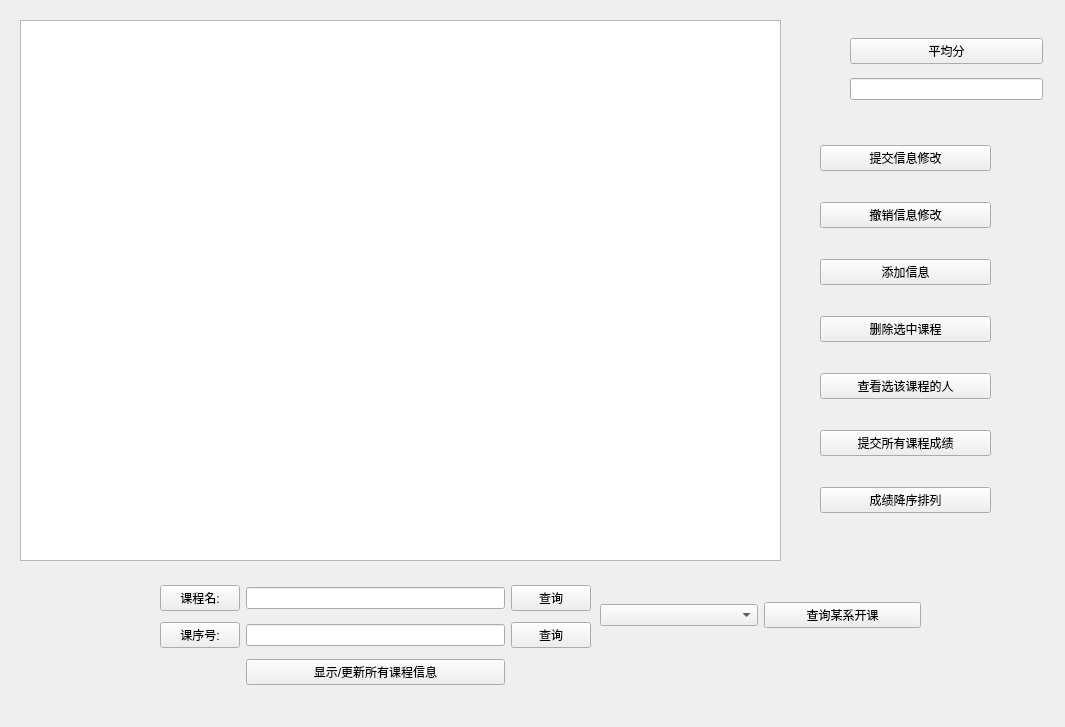
<?xml version="1.0" encoding="UTF-8"?>
<ui version="4.0">
 <class>searchInfoLessons</class>
 <widget class="QWidget" name="searchInfoLessons">
  <property name="geometry">
   <rect>
    <x>0</x>
    <y>0</y>
    <width>1065</width>
    <height>727</height>
   </rect>
  </property>
  <property name="windowTitle">
   <string>Form</string>
  </property>
  <widget class="QTableView" name="tableView">
   <property name="geometry">
    <rect>
     <x>20</x>
     <y>20</y>
     <width>761</width>
     <height>541</height>
    </rect>
   </property>
  </widget>
  <widget class="QWidget" name="widget" native="true">
   <property name="geometry">
    <rect>
     <x>820</x>
     <y>120</y>
     <width>171</width>
     <height>421</height>
    </rect>
   </property>
   <layout class="QVBoxLayout" name="verticalLayout">
    <item>
     <widget class="QPushButton" name="pushButton">
      <property name="styleSheet">
       <string notr="true">font: 9pt &quot;黑体&quot;;</string>
      </property>
      <property name="text">
       <string>提交信息修改</string>
      </property>
     </widget>
    </item>
    <item>
     <widget class="QPushButton" name="pushButton_2">
      <property name="styleSheet">
       <string notr="true">font: 9pt &quot;黑体&quot;;</string>
      </property>
      <property name="text">
       <string>撤销信息修改</string>
      </property>
     </widget>
    </item>
    <item>
     <widget class="QPushButton" name="pushButton_3">
      <property name="styleSheet">
       <string notr="true">font: 9pt &quot;黑体&quot;;</string>
      </property>
      <property name="text">
       <string>添加信息</string>
      </property>
     </widget>
    </item>
    <item>
     <widget class="QPushButton" name="pushButton_4">
      <property name="styleSheet">
       <string notr="true">font: 9pt &quot;黑体&quot;;</string>
      </property>
      <property name="text">
       <string>删除选中课程</string>
      </property>
     </widget>
    </item>
    <item>
     <widget class="QPushButton" name="pushButton_7">
      <property name="styleSheet">
       <string notr="true">font: 9pt &quot;黑体&quot;;</string>
      </property>
      <property name="text">
       <string>查看选该课程的人</string>
      </property>
     </widget>
    </item>
    <item>
     <widget class="QPushButton" name="pushButton_9">
      <property name="styleSheet">
       <string notr="true">font: 9pt &quot;黑体&quot;;</string>
      </property>
      <property name="text">
       <string>提交所有课程成绩</string>
      </property>
     </widget>
    </item>
    <item>
     <widget class="QPushButton" name="pushButton_13">
      <property name="styleSheet">
       <string notr="true">font: 9pt &quot;黑体&quot;;</string>
      </property>
      <property name="text">
       <string>成绩降序排列</string>
      </property>
     </widget>
    </item>
   </layout>
  </widget>
  <widget class="QWidget" name="widget_2" native="true">
   <property name="geometry">
    <rect>
     <x>160</x>
     <y>580</y>
     <width>431</width>
     <height>111</height>
    </rect>
   </property>
   <layout class="QGridLayout" name="gridLayout">
    <item row="0" column="2">
     <widget class="QPushButton" name="pushButton_5">
      <property name="styleSheet">
       <string notr="true">font: 9pt &quot;黑体&quot;;</string>
      </property>
      <property name="text">
       <string>查询</string>
      </property>
     </widget>
    </item>
    <item row="1" column="1">
     <widget class="QLineEdit" name="lineEdit_search_number"/>
    </item>
    <item row="2" column="1">
     <widget class="QPushButton" name="pushButton_8">
      <property name="styleSheet">
       <string notr="true">font: 9pt &quot;黑体&quot;;</string>
      </property>
      <property name="text">
       <string>显示/更新所有课程信息</string>
      </property>
     </widget>
    </item>
    <item row="0" column="1">
     <widget class="QLineEdit" name="lineEdit_search_name"/>
    </item>
    <item row="1" column="2">
     <widget class="QPushButton" name="pushButton_6">
      <property name="styleSheet">
       <string notr="true">font: 9pt &quot;黑体&quot;;</string>
      </property>
      <property name="text">
       <string>查询</string>
      </property>
     </widget>
    </item>
    <item row="0" column="0">
     <widget class="QPushButton" name="pushButton_10">
      <property name="styleSheet">
       <string notr="true">font: 9pt &quot;黑体&quot;;</string>
      </property>
      <property name="text">
       <string>课程名:</string>
      </property>
     </widget>
    </item>
    <item row="1" column="0">
     <widget class="QPushButton" name="pushButton_11">
      <property name="styleSheet">
       <string notr="true">font: 9pt &quot;黑体&quot;;</string>
      </property>
      <property name="text">
       <string>课序号:</string>
      </property>
     </widget>
    </item>
   </layout>
  </widget>
  <widget class="QLabel" name="label_3">
   <property name="geometry">
    <rect>
     <x>0</x>
     <y>0</y>
     <width>1065</width>
     <height>727</height>
    </rect>
   </property>
   <property name="text">
    <string/>
   </property>
  </widget>
  <widget class="QWidget" name="widget_4" native="true">
   <property name="geometry">
    <rect>
     <x>600</x>
     <y>590</y>
     <width>321</width>
     <height>50</height>
    </rect>
   </property>
   <layout class="QHBoxLayout" name="horizontalLayout">
    <item>
     <widget class="QComboBox" name="comboBox_depart"/>
    </item>
    <item>
     <widget class="QPushButton" name="pushButton_12">
      <property name="styleSheet">
       <string notr="true">font: 9pt &quot;黑体&quot;;</string>
      </property>
      <property name="text">
       <string>查询某系开课</string>
      </property>
     </widget>
    </item>
   </layout>
  </widget>
  <widget class="QWidget" name="widget_average" native="true">
   <property name="geometry">
    <rect>
     <x>850</x>
     <y>30</y>
     <width>193</width>
     <height>78</height>
    </rect>
   </property>
   <layout class="QVBoxLayout" name="verticalLayout_2">
    <item>
     <widget class="QPushButton" name="pushButton_14">
      <property name="styleSheet">
       <string notr="true">font: 9pt &quot;黑体&quot;;</string>
      </property>
      <property name="text">
       <string>平均分</string>
      </property>
     </widget>
    </item>
    <item>
     <widget class="QLineEdit" name="lineEdit_average"/>
    </item>
   </layout>
  </widget>
  <zorder>label_3</zorder>
  <zorder>tableView</zorder>
  <zorder>widget</zorder>
  <zorder>widget_2</zorder>
  <zorder>widget_4</zorder>
  <zorder>widget_average</zorder>
 </widget>
 <resources/>
 <connections/>
</ui>
